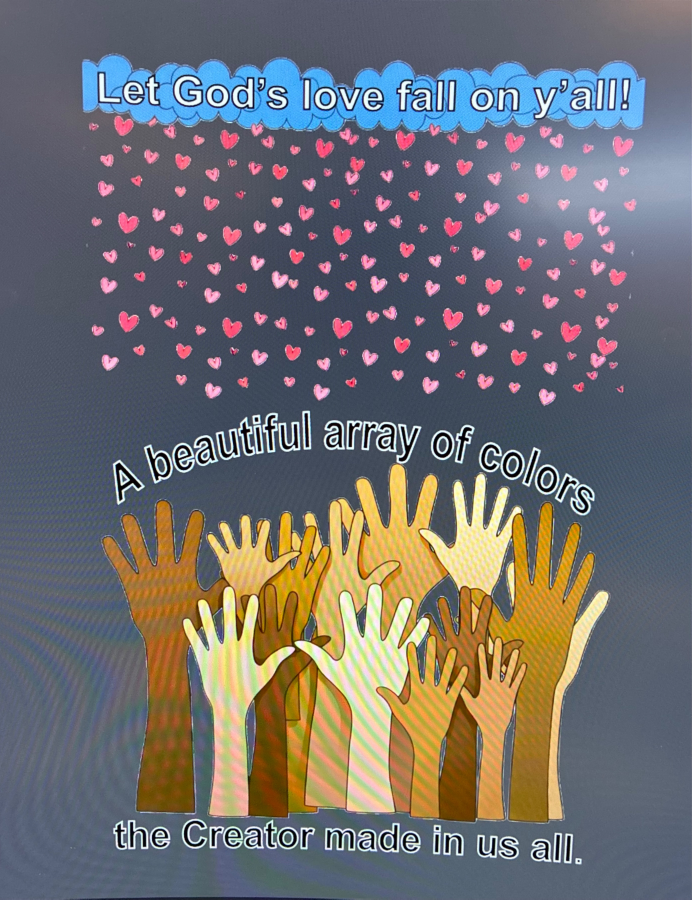
#> input picture dataset/gold/before/before6.jpg, 2767 x 3597 px (shown at 1/4 size)
$ python -i __init__.py   (imports and definitions only)
#> lines starting #> are read from the running program, lines starting #| are printed output that depends on the picture
#> further down, picture is the input picture: PIL image 2767x3597 RGB; mean R, G, B 112.1, 110.4, 111.3
"""Image repair module — V1 (PIL-based) repair functions.

These are the simpler PIL-filter-based repairs used in the current production.
For the advanced OpenCV-based V2 engine, see engine_v2.py.
"""

from PIL import Image, ImageFilter, ImageStat, ImageOps, ImageEnhance
from modules.quality import CM_TO_INCH


# [19 lines left out: functions repair_upscale, repair_denoise, not called in this run]


def repair_sharpen(img: Image.Image) -> Image.Image:
    """Apply unsharp mask to improve clarity without over-sharpening."""
    return img.filter(ImageFilter.UnsharpMask(radius=1.5, percent=120, threshold=3))


# [8 lines left out: function repair_contrast, not called in this run]


def repair_color_uniformity(img: Image.Image) -> Image.Image:
    """Improve color uniformity via histogram equalization."""
    if img.mode == "RGBA":
        rgb = img.convert("RGB")
        alpha = img.getchannel("A")
    else:
        rgb = img.convert("RGB")
        alpha = None

    r, g, b = rgb.split()
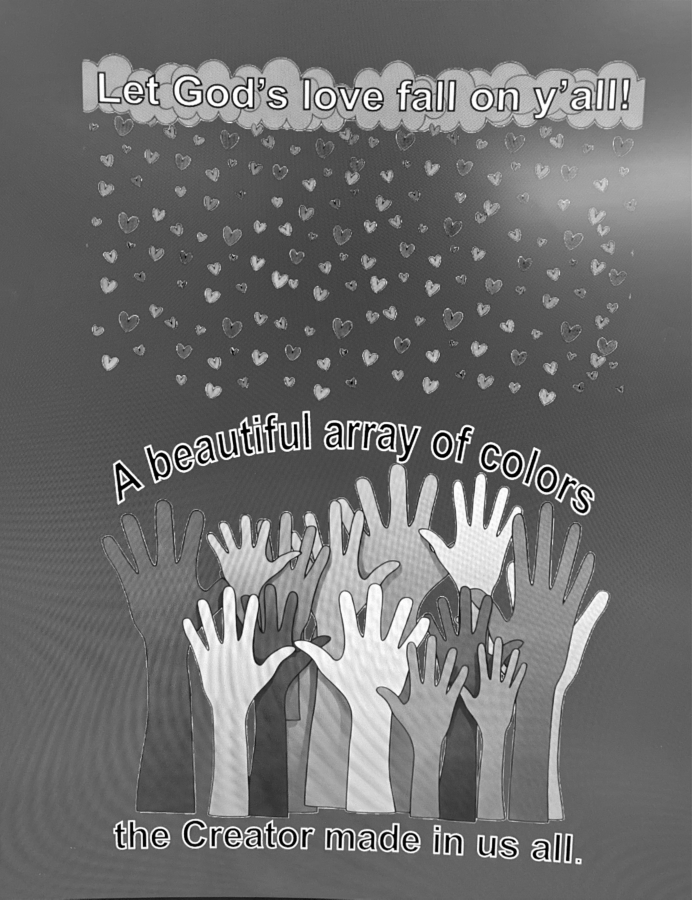
#> g: PIL image 2767x3597 L (shown at 1/4 size); min 0, max 255, mean 110.4
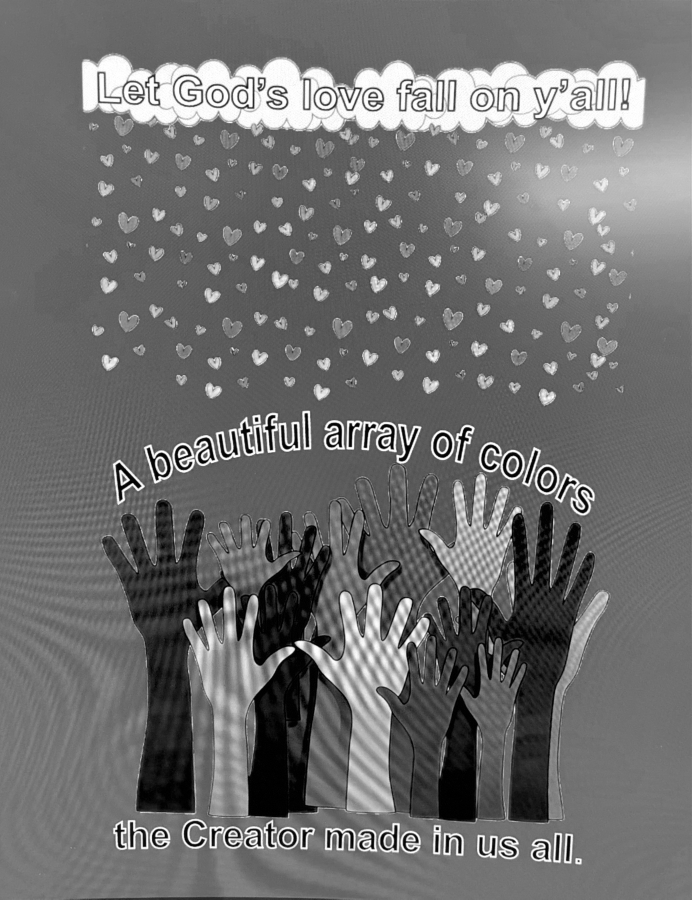
#> b: PIL image 2767x3597 L (shown at 1/4 size); min 0, max 255, mean 111.3
    r = ImageOps.equalize(r)
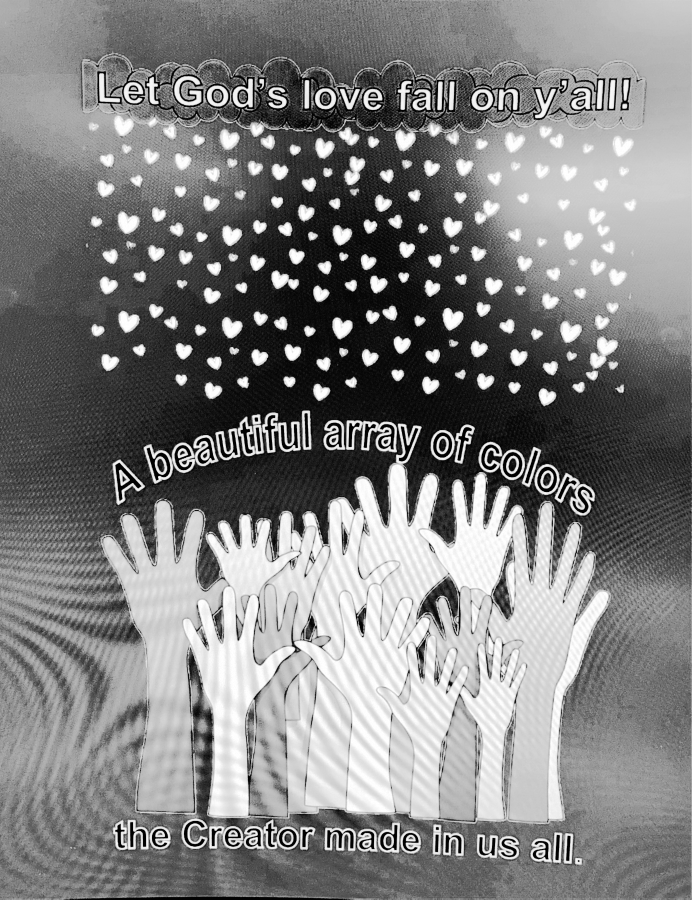
#> r: PIL image 2767x3597 L (shown at 1/4 size); min 0, max 255, mean 128
    g = ImageOps.equalize(g)
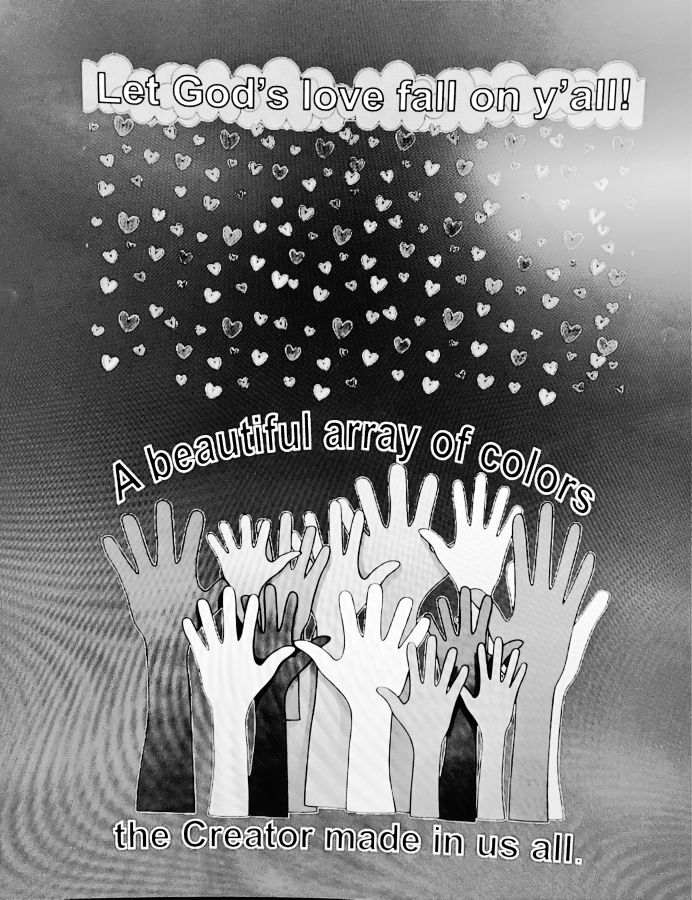
#> g: PIL image 2767x3597 L (shown at 1/4 size); min 0, max 255, mean 126.1
    b = ImageOps.equalize(b)
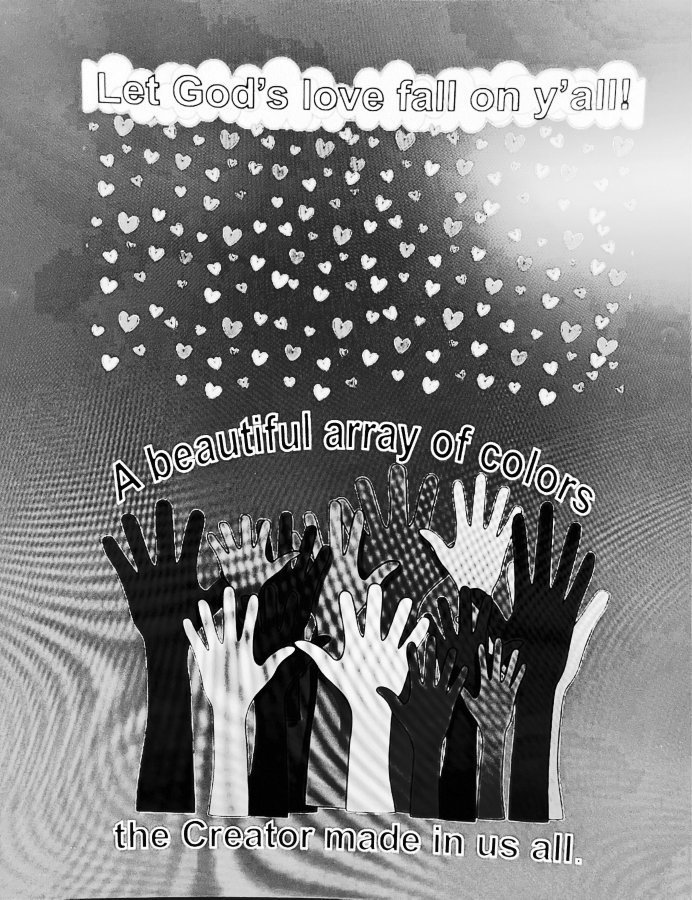
#> b: PIL image 2767x3597 L (shown at 1/4 size); min 0, max 255, mean 127.6
    equalized = Image.merge("RGB", (r, g, b))
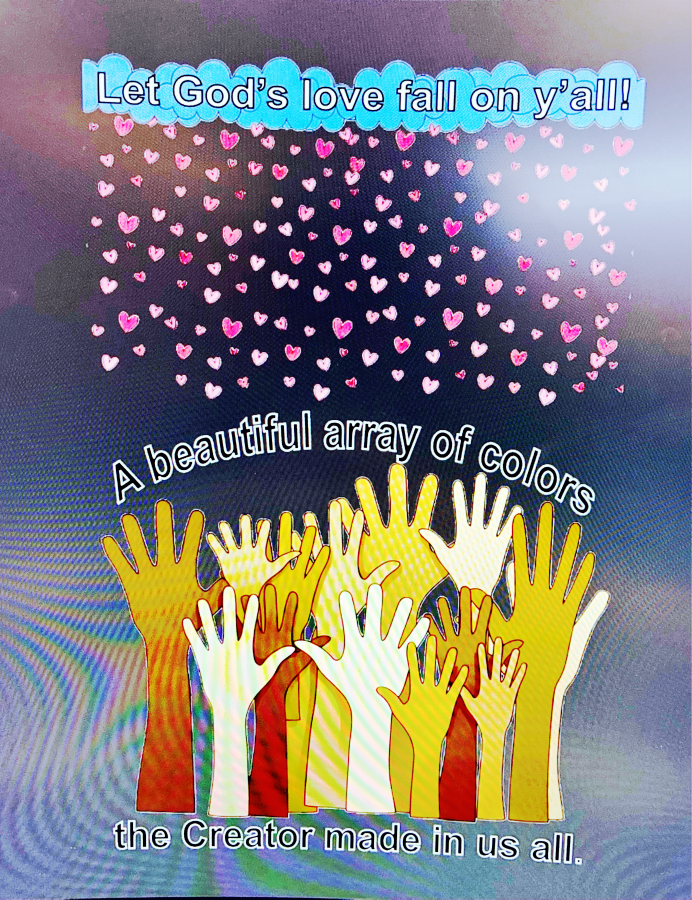
#> equalized: PIL image 2767x3597 RGB (shown at 1/4 size); mean R, G, B 128, 126.1, 127.6
    result = Image.blend(rgb, equalized, alpha=0.7)
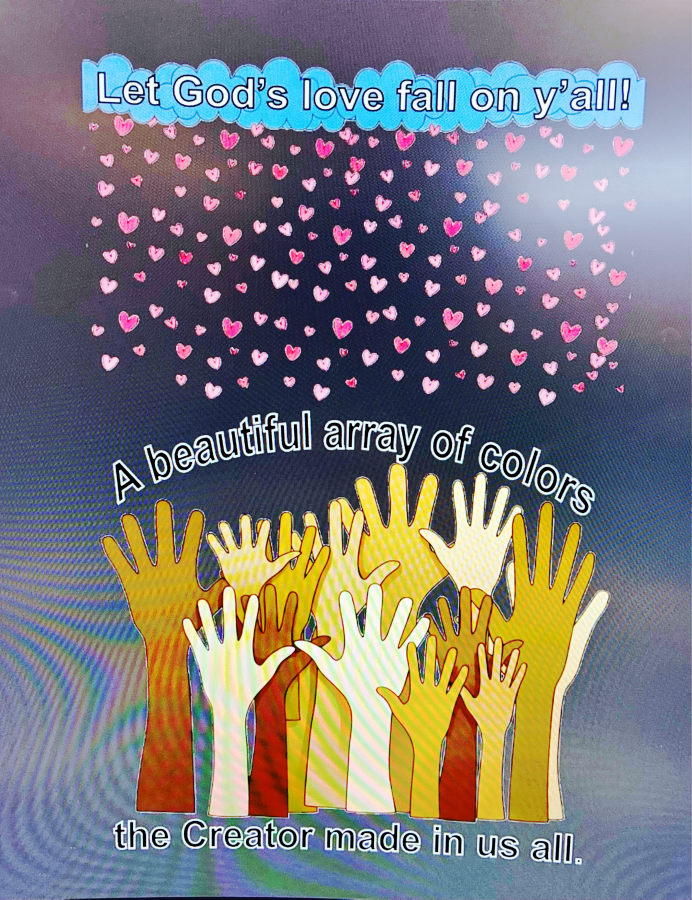
#> result: PIL image 2767x3597 RGB (shown at 1/4 size); mean R, G, B 122.7, 120.9, 122.3

    if alpha:
        result = result.convert("RGBA")
        result.putalpha(alpha)

    return result


# [86 lines left out: functions repair_remove_background, repair_edge_smooth, repair_image, not called in this run]

>>> from PIL import Image
>>> picture = Image.open('../../dataset/gold/before/before6.jpg')
>>> result = repair_color_uniformity(picture)
